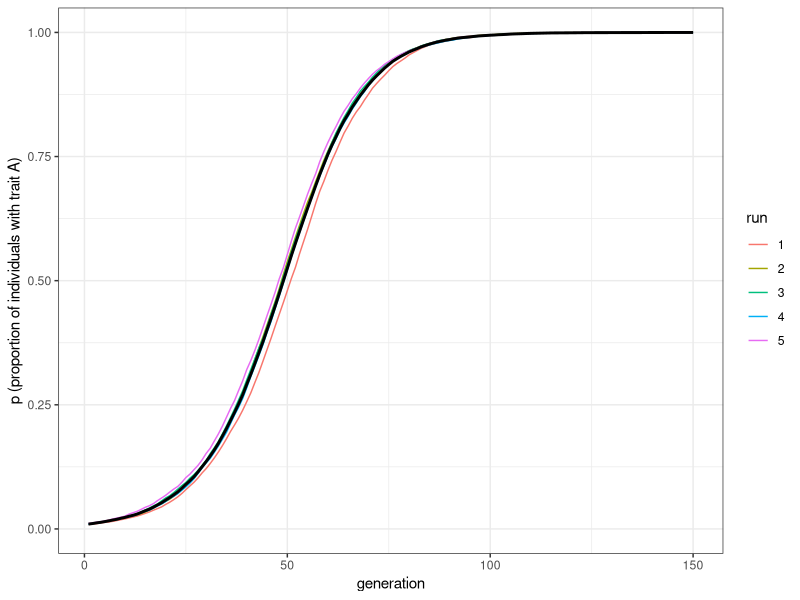
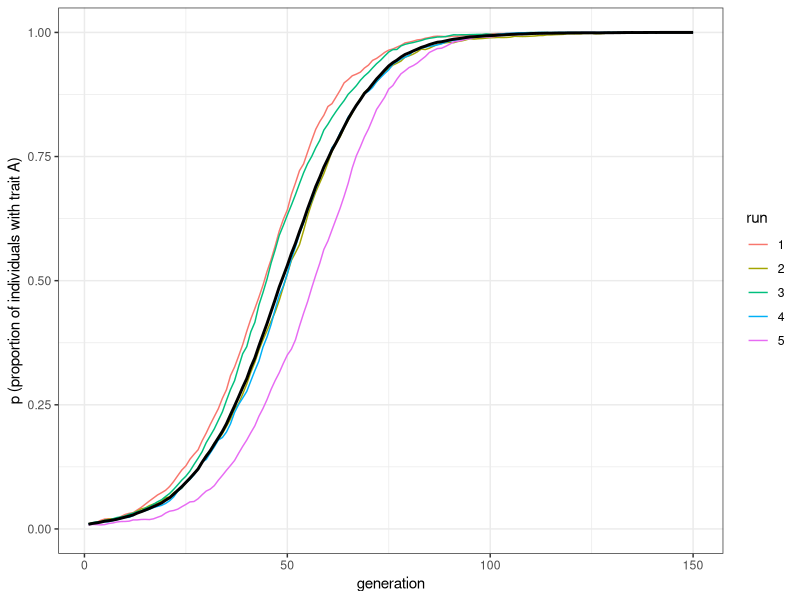
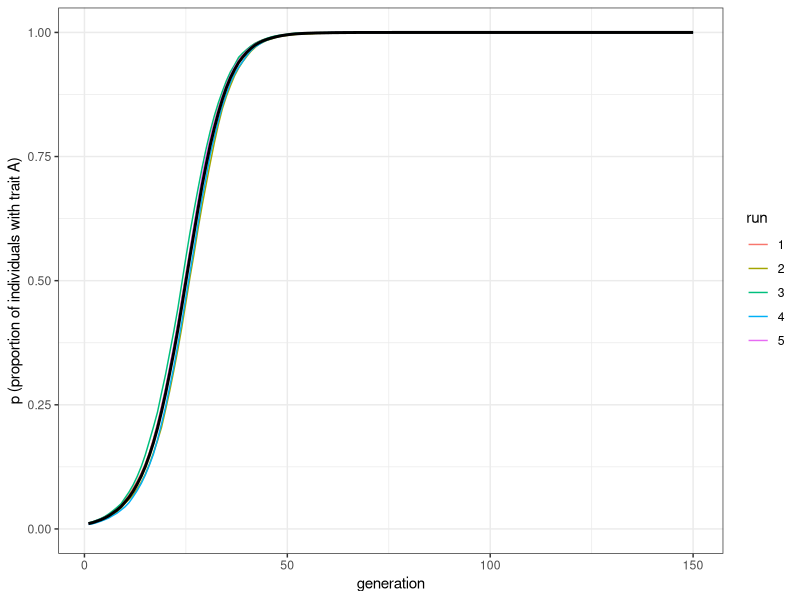

Generate these figures, in order, with R:
## ---- chunk 1
library(tidyverse)

biased_transmission_direct <- function (N, s_a, s_b, p_0, t_max, r_max) {
  
  output <- tibble(generation = rep(1:t_max, r_max), 
                   p = as.numeric(rep(NA, t_max * r_max)), 
                   run = as.factor(rep(1:r_max, each = t_max)))
  
  for (r in 1:r_max) {
    # Create first generation
    population <- tibble(trait = sample(c("A", "B"), N, 
                                        replace = TRUE, prob = c(p_0, 1 - p_0))) 
    
    # Add first generation's p for run r
    output[output$generation == 1 & output$run == r, ]$p <- 
      sum(population$trait == "A") / N 

    for (t in 2:t_max) {
      # Copy individuals to previous_population tibble
      previous_population <- population 
      
      # For each individual, pick a random individual from the previous generation
      demonstrator_trait <- 
        tibble(trait = sample(previous_population$trait, N, replace = TRUE)) 
      
      # Biased probabilities to copy:
      copy_a <- sample(c(TRUE, FALSE), N, prob = c(s_a, 1 - s_a), replace = TRUE) 
      copy_b <- sample(c(TRUE, FALSE), N, prob = c(s_b, 1 - s_b), replace = TRUE) 
      
      # If the demonstrator has trait A and the individual wants to copy A, then copy A
      if (nrow(population[copy_a & demonstrator_trait$trait == "A", ]) > 0) {
        population[copy_a & demonstrator_trait$trait == "A", ]$trait <- "A" 
      }  
      
      # If the demonstrator has trait B and the individual wants to copy B, then copy B
      if (nrow(population[copy_b & demonstrator_trait$trait == "B", ]) > 0) {
        population[copy_b & demonstrator_trait$trait == "B", ]$trait <- "B" 
      }  
      # Get p and put it into output slot for this generation t and run r
      output[output$generation == t & output$run == r, ]$p <- 
        sum(population$trait == "A") / N 
    }
  }
  # Export data from function
  output 
}
## ---- chunk 2
plot_multiple_runs <- function(data_model) {
  ggplot(data = data_model, aes(y = p, x = generation)) +
    geom_line(aes(colour = run)) +
    stat_summary(fun = mean, geom = "line", size = 1) +
    ylim(c(0, 1)) +
    theme_bw() +
    labs(y = "p (proportion of individuals with trait A)")
}
## ---- chunk 3
data_model <- biased_transmission_direct(N = 10000, s_a = 0.1, s_b = 0 , 
                                         p_0 = 0.01, t_max = 150, r_max = 5)
plot_multiple_runs(data_model)
## ---- chunk 4
data_model <- biased_transmission_direct(N = 10000, s_a = 0.6, s_b = 0.5 , 
                                         p_0 = 0.01, t_max = 150, r_max = 5)
plot_multiple_runs(data_model)
## ---- chunk 5
data_model <- biased_transmission_direct(N = 10000, s_a = 0.2, s_b = 0 , 
                                         p_0 = 0.01, t_max = 150, r_max = 5)
plot_multiple_runs(data_model)
